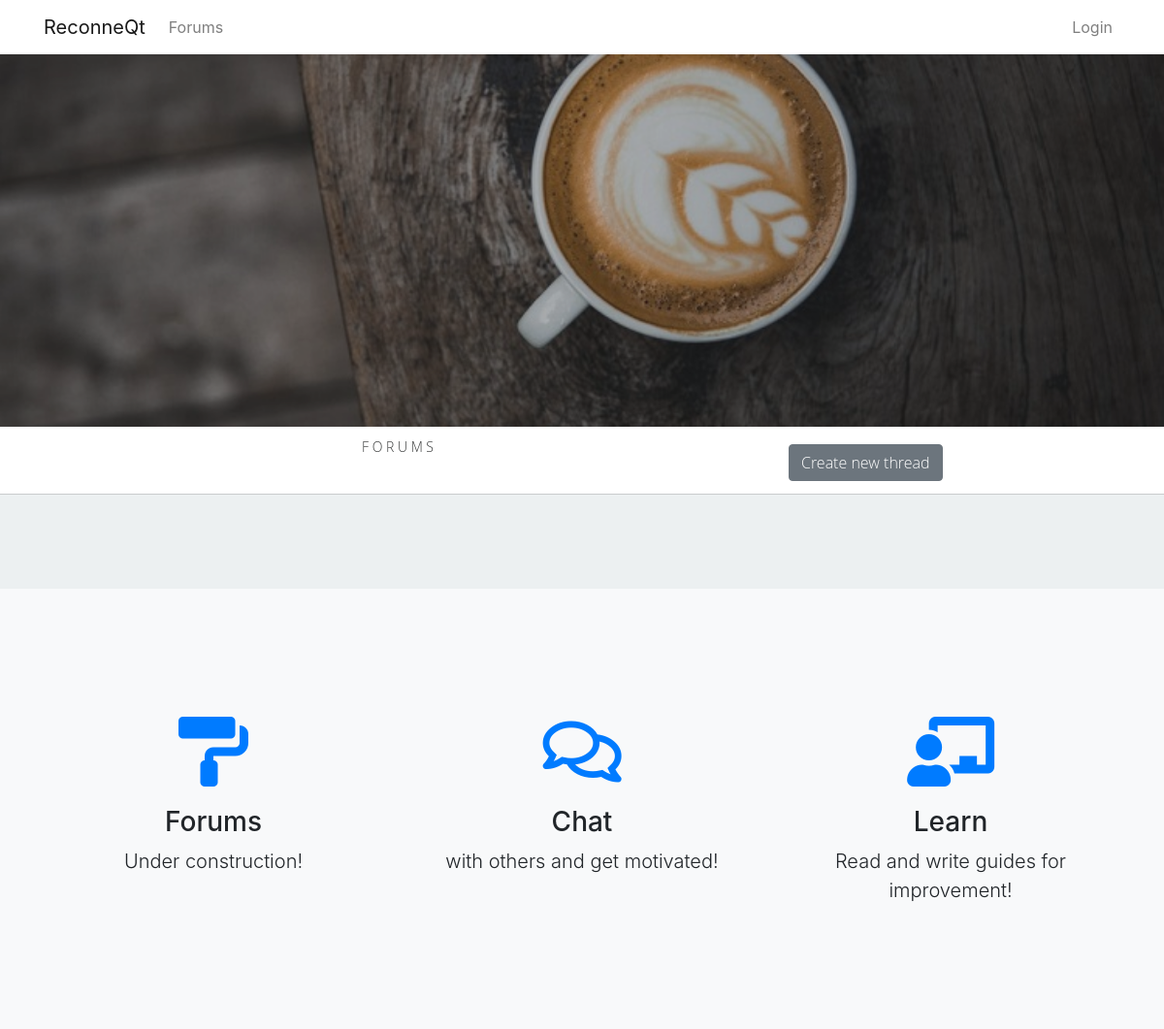
Page /forums/ on the earlier database version.
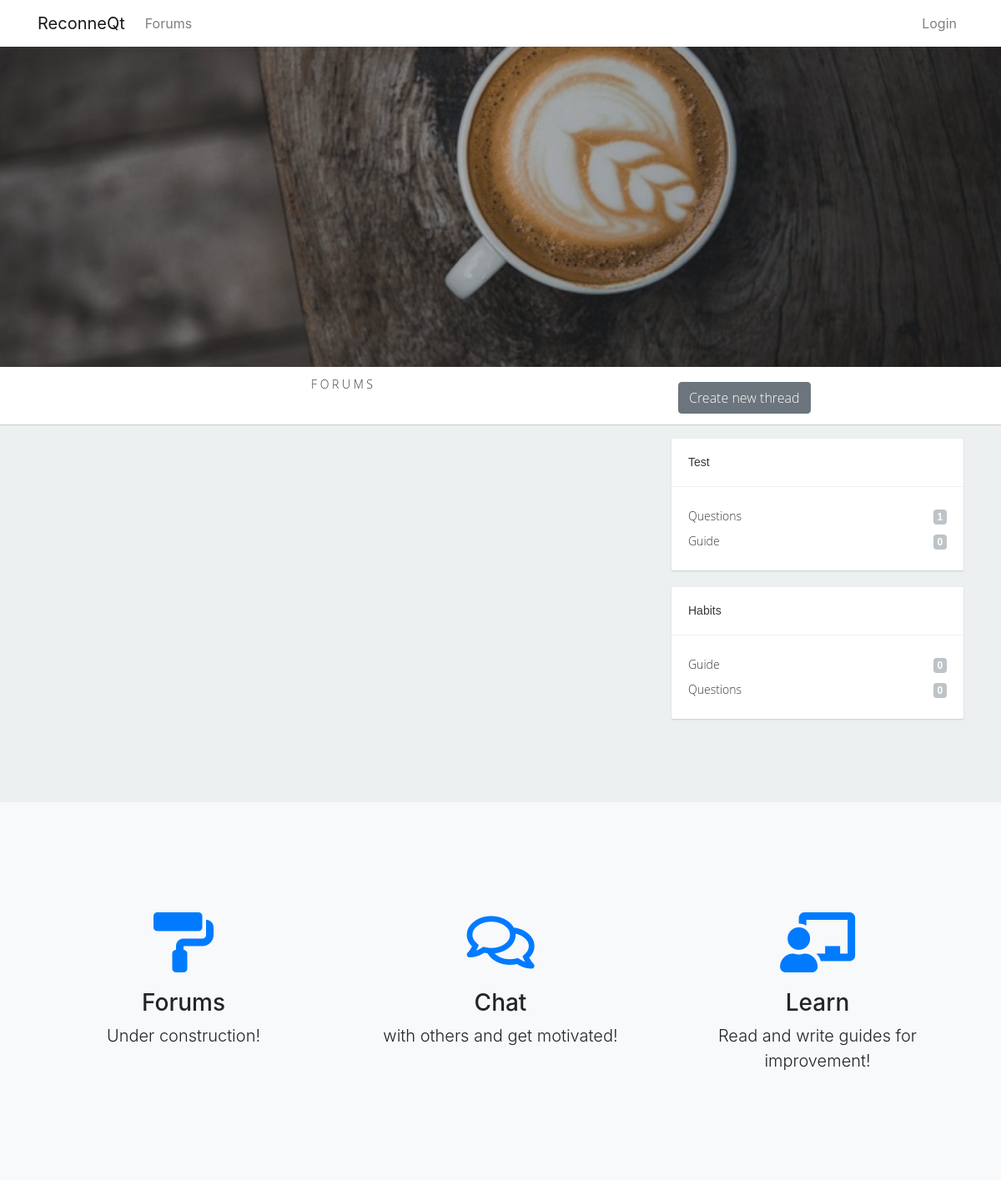
Same page on the later database version.
### forums/models.py (models this page shows)
class Subject(models.Model):
    subject_name = models.CharField(max_length=100)
    parent = models.ForeignKey('self', blank=True, null=True, on_delete=models.CASCADE, related_name='children')
    def __str__(self):
        return self.subject_name

### forums/views.py (the view)
# urls.py: path('', views.forum, name='forum'),
def forum(request):
    try:
        parents = Subject.objects.filter(parent=None)
        children = Subject.objects.exclude(parent=None)
        context = {
            'parents': parents,
            'children': children
        }
    except Subject.DoesNotExist:
        raise Http404("Subject does not exist")
    return render(request, 'forums/forums.html', context)

### forums/templates/forums/forums.html (shortened to what this page needs)
{% extends 'forums/base_forums.html' %}
{% block breadcrumbs %}
<p align="center">F O R U M S</p>
{% endblock %}
{% block section %}
<section class="features-icons bg-light text-center">
  <div class="container">
    <div class="row">
      <div class="col-lg-4">
        <div class="features-icons-item mx-auto mb-5 mb-lg-0 mb-lg-3">
          <div class="features-icons-icon d-flex">
            <i class="fas fa-paint-roller m-auto text-primary"></i>
          </div>
          <h3>Forums</h3>
          <p class="lead mb-0">Under construction!</p>
        </div>
      </div>
      <div class="col-lg-4">
        <div class="features-icons-item mx-auto mb-5 mb-lg-0 mb-lg-3">
          <div class="features-icons-icon d-flex">
            <i class="far fa-comments m-auto text-primary"></i>
          </div>
          <h3>Chat</h3>
          <p class="lead mb-0">with others and get motivated!</p>
        </div>
      </div>
      <div class="col-lg-4">
        <div class="features-icons-item mx-auto mb-0 mb-lg-3">
          <div class="features-icons-icon d-flex">
            <i class="fas fa-chalkboard-teacher m-auto text-primary"></i>
          </div>
          <h3>Learn</h3>
          <p class="lead mb-0">Read and write guides for improvement!</p>
        </div>
      </div>
    </div>
  </div>
</section>
{% endblock %}

### forums/templates/forums/base_forums.html (shortened to what this page needs)
{% extends 'habits/base_template.html' %}
{% load static %}
{% load forum_filters %}
{% block css %}
  <link href="{% static 'habits/css/forums.css' %}" rel="stylesheet">
{% endblock %}
{% block content %}
<header class="masthead-forums text-white text-center">
  <div class="overlay"></div>
</header>
<div class="middlenav">
  <div class="container">
    <div class="row">
      <div class="col-lg-8 col-md-8">
        {% block breadcrumbs %}{% endblock %}
      </div>
      <div class="col-lg-4 col-md-4">
        <button class="btn btn-secondary m-2">
          Create new thread
        </button>
      </div>
    </div>
  </div>
</div>
<div id="content-wrapper">
  <div class="container">
    <div class="row">
      <div class="col-lg-8 col-md-8">
      </div>
      <div class="col-lg-4 col-md-4">
        {% for s in parents %}
        <div class="sidebarblock">
          <h3>{{ s }}</h3>
          <div class="divline"></div>
          <div class="blocktxt">
            <ul class="cats">
              {% for c in children %}
                {% if c.parent == s %}
                  <li><a href="{% url 'threads' s_id=c.pk %}">{{ c }}<span class="badge pull-right">{{ c.threads.count }}</span></a></li>
                {% endif %}
              {% endfor %}
            </ul>
          </div>
        </div>
        {% endfor %}
      </div>
    </div>
  </div>
</div>
{% block section %}{% endblock %}
{% endblock %}

Differences in the rows shown:
added Subject: subject_name "Test"
added Subject: subject_name "Questions", threads.count "1", shown under "Test"
added Subject: subject_name "Guide", threads.count "0", shown under "Test"
added Subject: subject_name "Habits"
added Subject: subject_name "Guide", threads.count "0", shown under "Habits"
added Subject: subject_name "Questions", threads.count "0", shown under "Habits"
